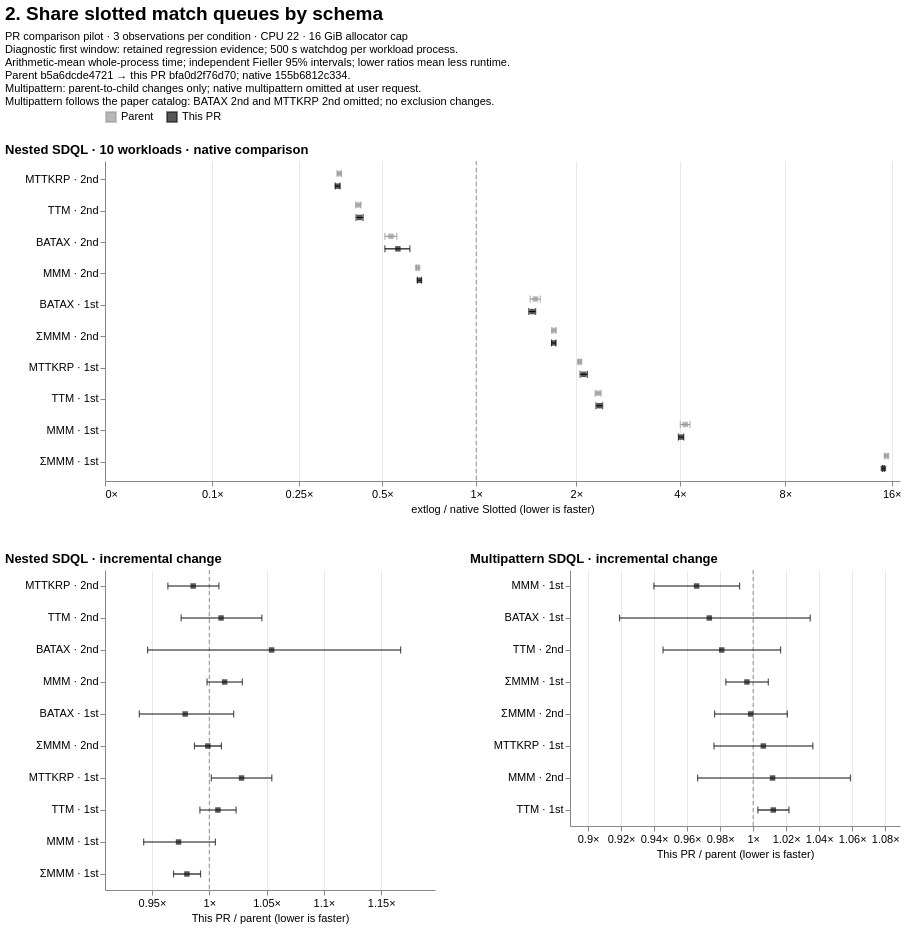

Write a Vega-Lite specification for this figure.
### Vega-Lite specification from a JSON file in a GitHub repository (floating-point values rounded to 4 significant figures)
{"$schema": "https://vega.github.io/schema/vega-lite/v6.json", "background": "white", "title": {"text": "2. Share slotted match queues by schema", "anchor": "start", "fontSize": 19, "subtitle": ["PR comparison pilot · 3 observations per condition · CPU 22 · 16 GiB allocator cap", "Diagnostic first window: retained regression evidence; 500 s watchdog per workload process.", "Arithmetic-mean whole-process time; independent Fieller 95% intervals; lower ratios mean less runtime.", "Parent b5a6dcde4721 → this PR bfa0d2f76d70; native 155b6812c334.", "Multipattern: parent-to-child changes only; native multipattern omitted at user request.", "Multipattern follows the paper catalog: BATAX 2nd and MTTKRP 2nd omitted; no exclusion changes."], "subtitleFontSize": 11, "subtitlePadding": 7}, "vconcat": [{"title": {"text": "Nested SDQL · 10 workloads · native comparison", "anchor": "start"}, "width": 795, "height": 320, "data": {"values": [{"file_path": "benchmarks/slotted/inputs/sdql/batax_1st-44rules.egg", "logical_id": "sha256:a54ad7e75e98f1e8e03f3cd6930d96e882fb9111af797b6474cdb3423f804bcf", "metric": "wall_sec", "baseline": {"point": 55.01, "ci_low": 54.81, "ci_high": 55.21}, "candidate": {"point": 83.12, "ci_low": 80.22, "ci_high": 86.01}, "ratio": 1.511, "ci_low": 1.458, "ci_high": 1.564, "issue": null, "result_class": "higher", "workload": "BATAX · 1st", "series": "Parent"}, {"file_path": "benchmarks/slotted/inputs/sdql/batax_2nd-44rules.egg", "logical_id": "sha256:672f41d86108caebad81453f4e5a294e3f6902364e2d1dc98caa4a33fd863fec", "metric": "wall_sec", "baseline": {"point": 86.28, "ci_low": 85.55, "ci_high": 87.01}, "candidate": {"point": 46.08, "ci_low": 44.0, "ci_high": 48.15}, "ratio": 0.534, "ci_low": 0.5096, "ci_high": 0.5585, "issue": null, "result_class": "lower", "workload": "BATAX · 2nd", "series": "Parent"}, {"file_path": "benchmarks/slotted/inputs/sdql/mmm_1st-44rules.egg", "logical_id": "sha256:f1a4e04893e22ebe1e75028b0458b41a6bfc4375a598bfdfdc3014f2d33524b6", "metric": "wall_sec", "baseline": {"point": 0.07658, "ci_low": 0.07565, "ci_high": 0.0775}, "candidate": {"point": 0.3172, "ci_low": 0.3078, "ci_high": 0.3265}, "ratio": 4.142, "ci_low": 4.01, "ci_high": 4.274, "issue": null, "result_class": "higher", "workload": "MMM · 1st", "series": "Parent"}, {"file_path": "benchmarks/slotted/inputs/sdql/mmm_2nd-44rules.egg", "logical_id": "sha256:7a6b9da8fd10903379abd51ebc36b350c4237ed3e855bd5d2ba9ac437dd0998a", "metric": "wall_sec", "baseline": {"point": 3.244, "ci_low": 3.225, "ci_high": 3.263}, "candidate": {"point": 2.119, "ci_low": 2.105, "ci_high": 2.134}, "ratio": 0.6533, "ci_low": 0.6473, "ci_high": 0.6593, "issue": null, "result_class": "lower", "workload": "MMM · 2nd", "series": "Parent"}, {"file_path": "benchmarks/slotted/inputs/sdql/mmm_sum_1st-44rules.egg", "logical_id": "sha256:918887cd59eed90681b1a2c9e320d8aa945df69df8712a79c7545c766943fd90", "metric": "wall_sec", "baseline": {"point": 0.0105, "ci_low": 0.01047, "ci_high": 0.01053}, "candidate": {"point": 0.1623, "ci_low": 0.1605, "ci_high": 0.164}, "ratio": 15.46, "ci_low": 15.29, "ci_high": 15.64, "issue": null, "result_class": "higher", "workload": "ΣMMM · 1st", "series": "Parent"}, {"file_path": "benchmarks/slotted/inputs/sdql/mmm_sum_2nd-44rules.egg", "logical_id": "sha256:d72a2dec36974b60f39b8b47c2801b6fb2ccc5f709e5012a20d335c26e7d3534", "metric": "wall_sec", "baseline": {"point": 0.3258, "ci_low": 0.3219, "ci_high": 0.3296}, "candidate": {"point": 0.5591, "ci_low": 0.5545, "ci_high": 0.5636}, "ratio": 1.716, "ci_low": 1.692, "ci_high": 1.741, "issue": null, "result_class": "higher", "workload": "ΣMMM · 2nd", "series": "Parent"}, {"file_path": "benchmarks/slotted/inputs/sdql/mttkrp_1st-44rules.egg", "logical_id": "sha256:78ba1df06cfada4d79a719cc6c4d87116a65da1e83802b8e83cf8cbaefc96c3f", "metric": "wall_sec", "baseline": {"point": 0.2797, "ci_low": 0.2788, "ci_high": 0.2807}, "candidate": {"point": 0.5722, "ci_low": 0.5681, "ci_high": 0.5762}, "ratio": 2.045, "ci_low": 2.03, "ci_high": 2.061, "issue": null, "result_class": "higher", "workload": "MTTKRP · 1st", "series": "Parent"}, {"file_path": "benchmarks/slotted/inputs/sdql/mttkrp_2nd-44rules.egg", "logical_id": "sha256:a2ec4397f62ca91b6d4f01038a2272fd5eaa1580958e515397abdaf7bbdd6066", "metric": "wall_sec", "baseline": {"point": 28.36, "ci_low": 28.1, "ci_high": 28.63}, "candidate": {"point": 10.05, "ci_low": 9.91, "ci_high": 10.18}, "ratio": 0.3542, "ci_low": 0.3484, "ci_high": 0.3601, "issue": null, "result_class": "lower", "workload": "MTTKRP · 2nd", "series": "Parent"}, {"file_path": "benchmarks/slotted/inputs/sdql/ttm_1st-44rules.egg", "logical_id": "sha256:cc81a3b928cf05fe2b52d6cd5bb13d7ab4fdab385216713c62bd1a705c63a0f2", "metric": "wall_sec", "baseline": {"point": 0.1766, "ci_low": 0.1734, "ci_high": 0.1798}, "candidate": {"point": 0.4093, "ci_low": 0.4059, "ci_high": 0.4127}, "ratio": 2.318, "ci_low": 2.272, "ci_high": 2.365, "issue": null, "result_class": "higher", "workload": "TTM · 1st", "series": "Parent"}, {"file_path": "benchmarks/slotted/inputs/sdql/ttm_2nd-44rules.egg", "logical_id": "sha256:dc2baf8706632e5e67d813fb05c8560a35caca32d6e4a26cdd83a8ddf36451a1", "metric": "wall_sec", "baseline": {"point": 10.19, "ci_low": 10.15, "ci_high": 10.22}, "candidate": {"point": 4.214, "ci_low": 4.127, "ci_high": 4.3}, "ratio": 0.4137, "ci_low": 0.405, "ci_high": 0.4223, "issue": null, "result_class": "lower", "workload": "TTM · 2nd", "series": "Parent"}, {"file_path": "benchmarks/slotted/inputs/sdql/batax_1st-44rules.egg", "logical_id": "sha256:a54ad7e75e98f1e8e03f3cd6930d96e882fb9111af797b6474cdb3423f804bcf", "metric": "wall_sec", "baseline": {"point": 55.01, "ci_low": 54.81, "ci_high": 55.21}, "candidate": {"point": 81.37, "ci_low": 79.46, "ci_high": 83.27}, "ratio": 1.479, "ci_low": 1.444, "ci_high": 1.514, "issue": null, "result_class": "higher", "workload": "BATAX · 1st", "series": "This PR"}, {"file_path": "benchmarks/slotted/inputs/sdql/batax_2nd-44rules.egg", "logical_id": "sha256:672f41d86108caebad81453f4e5a294e3f6902364e2d1dc98caa4a33fd863fec", "metric": "wall_sec", "baseline": {"point": 86.28, "ci_low": 85.55, "ci_high": 87.01}, "candidate": {"point": 48.58, "ci_low": 44.0, "ci_high": 53.17}, "ratio": 0.5631, "ci_low": 0.5097, "ci_high": 0.6165, "issue": null, "result_class": "lower", "workload": "BATAX · 2nd", "series": "This PR"}, {"file_path": "benchmarks/slotted/inputs/sdql/mmm_1st-44rules.egg", "logical_id": "sha256:f1a4e04893e22ebe1e75028b0458b41a6bfc4375a598bfdfdc3014f2d33524b6", "metric": "wall_sec", "baseline": {"point": 0.07658, "ci_low": 0.07565, "ci_high": 0.0775}, "candidate": {"point": 0.3086, "ci_low": 0.3047, "ci_high": 0.3126}, "ratio": 4.03, "ci_low": 3.96, "ci_high": 4.102, "issue": null, "result_class": "higher", "workload": "MMM · 1st", "series": "This PR"}, {"file_path": "benchmarks/slotted/inputs/sdql/mmm_2nd-44rules.egg", "logical_id": "sha256:7a6b9da8fd10903379abd51ebc36b350c4237ed3e855bd5d2ba9ac437dd0998a", "metric": "wall_sec", "baseline": {"point": 3.244, "ci_low": 3.225, "ci_high": 3.263}, "candidate": {"point": 2.148, "ci_low": 2.119, "ci_high": 2.177}, "ratio": 0.662, "ci_low": 0.6523, "ci_high": 0.6718, "issue": null, "result_class": "lower", "workload": "MMM · 2nd", "series": "This PR"}, {"file_path": "benchmarks/slotted/inputs/sdql/mmm_sum_1st-44rules.egg", "logical_id": "sha256:918887cd59eed90681b1a2c9e320d8aa945df69df8712a79c7545c766943fd90", "metric": "wall_sec", "baseline": {"point": 0.0105, "ci_low": 0.01047, "ci_high": 0.01053}, "candidate": {"point": 0.1591, "ci_low": 0.1583, "ci_high": 0.16}, "ratio": 15.16, "ci_low": 15.07, "ci_high": 15.25, "issue": null, "result_class": "higher", "workload": "ΣMMM · 1st", "series": "This PR"}, {"file_path": "benchmarks/slotted/inputs/sdql/mmm_sum_2nd-44rules.egg", "logical_id": "sha256:d72a2dec36974b60f39b8b47c2801b6fb2ccc5f709e5012a20d335c26e7d3534", "metric": "wall_sec", "baseline": {"point": 0.3258, "ci_low": 0.3219, "ci_high": 0.3296}, "candidate": {"point": 0.5584, "ci_low": 0.5536, "ci_high": 0.5631}, "ratio": 1.714, "ci_low": 1.689, "ci_high": 1.739, "issue": null, "result_class": "higher", "workload": "ΣMMM · 2nd", "series": "This PR"}, {"file_path": "benchmarks/slotted/inputs/sdql/mttkrp_1st-44rules.egg", "logical_id": "sha256:78ba1df06cfada4d79a719cc6c4d87116a65da1e83802b8e83cf8cbaefc96c3f", "metric": "wall_sec", "baseline": {"point": 0.2797, "ci_low": 0.2788, "ci_high": 0.2807}, "candidate": {"point": 0.5882, "ci_low": 0.5737, "ci_high": 0.6028}, "ratio": 2.103, "ci_low": 2.051, "ci_high": 2.155, "issue": null, "result_class": "higher", "workload": "MTTKRP · 1st", "series": "This PR"}, {"file_path": "benchmarks/slotted/inputs/sdql/mttkrp_2nd-44rules.egg", "logical_id": "sha256:a2ec4397f62ca91b6d4f01038a2272fd5eaa1580958e515397abdaf7bbdd6066", "metric": "wall_sec", "baseline": {"point": 28.36, "ci_low": 28.1, "ci_high": 28.63}, "candidate": {"point": 9.906, "ci_low": 9.728, "ci_high": 10.08}, "ratio": 0.3492, "ci_low": 0.3422, "ci_high": 0.3563, "issue": null, "result_class": "lower", "workload": "MTTKRP · 2nd", "series": "This PR"}, {"file_path": "benchmarks/slotted/inputs/sdql/ttm_1st-44rules.egg", "logical_id": "sha256:cc81a3b928cf05fe2b52d6cd5bb13d7ab4fdab385216713c62bd1a705c63a0f2", "metric": "wall_sec", "baseline": {"point": 0.1766, "ci_low": 0.1734, "ci_high": 0.1798}, "candidate": {"point": 0.4124, "ci_low": 0.4069, "ci_high": 0.4179}, "ratio": 2.335, "ci_low": 2.283, "ci_high": 2.389, "issue": null, "result_class": "higher", "workload": "TTM · 1st", "series": "This PR"}, {"file_path": "benchmarks/slotted/inputs/sdql/ttm_2nd-44rules.egg", "logical_id": "sha256:dc2baf8706632e5e67d813fb05c8560a35caca32d6e4a26cdd83a8ddf36451a1", "metric": "wall_sec", "baseline": {"point": 10.19, "ci_low": 10.15, "ci_high": 10.22}, "candidate": {"point": 4.257, "ci_low": 4.137, "ci_high": 4.377}, "ratio": 0.4179, "ci_low": 0.406, "ci_high": 0.4298, "issue": null, "result_class": "lower", "workload": "TTM · 2nd", "series": "This PR"}]}, "encoding": {"x": {"type": "quantitative", "scale": {"type": "symlog", "constant": 0.1, "domain": [0, 16.89], "nice": false}, "axis": {"title": "extlog / native Slotted (lower is faster)", "labelExpr": "format(datum.value,',~f') + '×'", "values": [-64, -16, -4, -1, 0, 0.1, 0.25, 0.5, 1, 2, 4, 8, 16, 32, 64, 128, 256], "labelOverlap": "greedy", "grid": true}}, "y": {"field": "workload", "type": "nominal", "sort": ["MTTKRP · 2nd", "TTM · 2nd", "BATAX · 2nd", "MMM · 2nd", "BATAX · 1st", "ΣMMM · 2nd", "MTTKRP · 1st", "TTM · 1st", "MMM · 1st", "ΣMMM · 1st"], "title": null, "axis": {"labelLimit": 130, "minExtent": 100}}, "yOffset": {"field": "series", "sort": ["Parent", "This PR"], "scale": {"domain": ["Parent", "This PR"]}}, "color": {"field": "series", "type": "nominal", "title": null, "scale": {"domain": ["Parent", "This PR"], "range": ["#999999", "#111111"]}, "legend": {"orient": "top", "symbolType": "square"}}}, "layer": [{"mark": {"type": "rule", "color": "#89919b", "strokeDash": [4, 3]}, "encoding": {"x": {"datum": 1}, "y": {"value": 0}, "y2": {"value": 320}, "yOffset": {"value": 0}, "color": {"value": "#89919b"}}, "transform": [{"aggregate": [{"op": "count", "as": "n"}]}]}, {"mark": {"type": "rule", "strokeWidth": 1.2}, "encoding": {"x": {"field": "ci_low"}, "x2": {"field": "ci_high"}}, "transform": [{"filter": "isValid(datum.ci_low) && isValid(datum.ci_high)"}]}, {"mark": {"type": "tick", "orient": "vertical", "size": 7, "thickness": 1.2}, "encoding": {"x": {"field": "ci_low"}}, "transform": [{"filter": "isValid(datum.ci_low)"}]}, {"mark": {"type": "tick", "orient": "vertical", "size": 7, "thickness": 1.2}, "encoding": {"x": {"field": "ci_high"}}, "transform": [{"filter": "isValid(datum.ci_high)"}]}, {"mark": {"type": "point", "filled": true, "shape": "square", "size": 30}, "encoding": {"x": {"field": "ratio"}, "tooltip": [{"field": "workload"}, {"field": "series"}, {"field": "ratio"}, {"field": "ci_low"}, {"field": "ci_high"}, {"field": "issue"}]}}, {"mark": {"type": "text", "align": "left", "dx": 7, "fontSize": 9}, "encoding": {"x": {"field": "ratio"}, "text": {"field": "issue"}}, "transform": [{"filter": "isValid(datum.issue) && datum.issue !== ''"}]}]}, {"hconcat": [{"title": {"text": "Nested SDQL · incremental change", "anchor": "start"}, "width": 330, "height": 320, "data": {"values": [{"file_path": "benchmarks/slotted/inputs/sdql/batax_1st-44rules.egg", "logical_id": "sha256:a54ad7e75e98f1e8e03f3cd6930d96e882fb9111af797b6474cdb3423f804bcf", "metric": "wall_sec", "baseline": {"point": 83.12, "ci_low": 80.22, "ci_high": 86.01}, "candidate": {"point": 81.37, "ci_low": 79.46, "ci_high": 83.27}, "ratio": 0.9789, "ci_low": 0.939, "ci_high": 1.021, "issue": null, "result_class": "unclear", "workload": "BATAX · 1st", "series": "This PR / parent"}, {"file_path": "benchmarks/slotted/inputs/sdql/batax_2nd-44rules.egg", "logical_id": "sha256:672f41d86108caebad81453f4e5a294e3f6902364e2d1dc98caa4a33fd863fec", "metric": "wall_sec", "baseline": {"point": 46.08, "ci_low": 44.0, "ci_high": 48.15}, "candidate": {"point": 48.58, "ci_low": 44.0, "ci_high": 53.17}, "ratio": 1.054, "ci_low": 0.9461, "ci_high": 1.167, "issue": null, "result_class": "unclear", "workload": "BATAX · 2nd", "series": "This PR / parent"}, {"file_path": "benchmarks/slotted/inputs/sdql/mmm_1st-44rules.egg", "logical_id": "sha256:f1a4e04893e22ebe1e75028b0458b41a6bfc4375a598bfdfdc3014f2d33524b6", "metric": "wall_sec", "baseline": {"point": 0.3172, "ci_low": 0.3078, "ci_high": 0.3265}, "candidate": {"point": 0.3086, "ci_low": 0.3047, "ci_high": 0.3126}, "ratio": 0.9732, "ci_low": 0.9427, "ci_high": 1.005, "issue": null, "result_class": "unclear", "workload": "MMM · 1st", "series": "This PR / parent"}, {"file_path": "benchmarks/slotted/inputs/sdql/mmm_2nd-44rules.egg", "logical_id": "sha256:7a6b9da8fd10903379abd51ebc36b350c4237ed3e855bd5d2ba9ac437dd0998a", "metric": "wall_sec", "baseline": {"point": 2.119, "ci_low": 2.105, "ci_high": 2.134}, "candidate": {"point": 2.148, "ci_low": 2.119, "ci_high": 2.177}, "ratio": 1.013, "ci_low": 0.998, "ci_high": 1.029, "issue": null, "result_class": "unclear", "workload": "MMM · 2nd", "series": "This PR / parent"}, {"file_path": "benchmarks/slotted/inputs/sdql/mmm_sum_1st-44rules.egg", "logical_id": "sha256:918887cd59eed90681b1a2c9e320d8aa945df69df8712a79c7545c766943fd90", "metric": "wall_sec", "baseline": {"point": 0.1623, "ci_low": 0.1605, "ci_high": 0.164}, "candidate": {"point": 0.1591, "ci_low": 0.1583, "ci_high": 0.16}, "ratio": 0.9805, "ci_low": 0.9688, "ci_high": 0.9924, "issue": null, "result_class": "lower", "workload": "ΣMMM · 1st", "series": "This PR / parent"}, {"file_path": "benchmarks/slotted/inputs/sdql/mmm_sum_2nd-44rules.egg", "logical_id": "sha256:d72a2dec36974b60f39b8b47c2801b6fb2ccc5f709e5012a20d335c26e7d3534", "metric": "wall_sec", "baseline": {"point": 0.5591, "ci_low": 0.5545, "ci_high": 0.5636}, "candidate": {"point": 0.5584, "ci_low": 0.5536, "ci_high": 0.5631}, "ratio": 0.9987, "ci_low": 0.987, "ci_high": 1.011, "issue": null, "result_class": "unclear", "workload": "ΣMMM · 2nd", "series": "This PR / parent"}, {"file_path": "benchmarks/slotted/inputs/sdql/mttkrp_1st-44rules.egg", "logical_id": "sha256:78ba1df06cfada4d79a719cc6c4d87116a65da1e83802b8e83cf8cbaefc96c3f", "metric": "wall_sec", "baseline": {"point": 0.5722, "ci_low": 0.5681, "ci_high": 0.5762}, "candidate": {"point": 0.5882, "ci_low": 0.5737, "ci_high": 0.6028}, "ratio": 1.028, "ci_low": 1.002, "ci_high": 1.055, "issue": null, "result_class": "higher", "workload": "MTTKRP · 1st", "series": "This PR / parent"}, {"file_path": "benchmarks/slotted/inputs/sdql/mttkrp_2nd-44rules.egg", "logical_id": "sha256:a2ec4397f62ca91b6d4f01038a2272fd5eaa1580958e515397abdaf7bbdd6066", "metric": "wall_sec", "baseline": {"point": 10.05, "ci_low": 9.91, "ci_high": 10.18}, "candidate": {"point": 9.906, "ci_low": 9.728, "ci_high": 10.08}, "ratio": 0.9859, "ci_low": 0.9638, "ci_high": 1.008, "issue": null, "result_class": "unclear", "workload": "MTTKRP · 2nd", "series": "This PR / parent"}, {"file_path": "benchmarks/slotted/inputs/sdql/ttm_1st-44rules.egg", "logical_id": "sha256:cc81a3b928cf05fe2b52d6cd5bb13d7ab4fdab385216713c62bd1a705c63a0f2", "metric": "wall_sec", "baseline": {"point": 0.4093, "ci_low": 0.4059, "ci_high": 0.4127}, "candidate": {"point": 0.4124, "ci_low": 0.4069, "ci_high": 0.4179}, "ratio": 1.008, "ci_low": 0.9918, "ci_high": 1.023, "issue": null, "result_class": "unclear", "workload": "TTM · 1st", "series": "This PR / parent"}, {"file_path": "benchmarks/slotted/inputs/sdql/ttm_2nd-44rules.egg", "logical_id": "sha256:dc2baf8706632e5e67d813fb05c8560a35caca32d6e4a26cdd83a8ddf36451a1", "metric": "wall_sec", "baseline": {"point": 4.214, "ci_low": 4.127, "ci_high": 4.3}, "candidate": {"point": 4.257, "ci_low": 4.137, "ci_high": 4.377}, "ratio": 1.01, "ci_low": 0.9754, "ci_high": 1.046, "issue": null, "result_class": "unclear", "workload": "TTM · 2nd", "series": "This PR / parent"}]}, "encoding": {"x": {"type": "quantitative", "scale": {"type": "linear", "domain": [0.909, 1.197], "nice": false}, "axis": {"title": "This PR / parent (lower is faster)", "labelExpr": "format(datum.value,',~f') + '×'", "labelOverlap": "greedy", "grid": true, "tickCount": 7}}, "y": {"field": "workload", "type": "nominal", "sort": ["MTTKRP · 2nd", "TTM · 2nd", "BATAX · 2nd", "MMM · 2nd", "BATAX · 1st", "ΣMMM · 2nd", "MTTKRP · 1st", "TTM · 1st", "MMM · 1st", "ΣMMM · 1st"], "title": null, "axis": {"labelLimit": 130, "minExtent": 100}}, "color": {"value": "#111111"}}, "layer": [{"mark": {"type": "rule", "color": "#89919b", "strokeDash": [4, 3]}, "encoding": {"x": {"datum": 1}, "y": {"value": 0}, "y2": {"value": 320}, "yOffset": {"value": 0}, "color": {"value": "#89919b"}}, "transform": [{"aggregate": [{"op": "count", "as": "n"}]}]}, {"mark": {"type": "rule", "strokeWidth": 1.2}, "encoding": {"x": {"field": "ci_low"}, "x2": {"field": "ci_high"}}, "transform": [{"filter": "isValid(datum.ci_low) && isValid(datum.ci_high)"}]}, {"mark": {"type": "tick", "orient": "vertical", "size": 7, "thickness": 1.2}, "encoding": {"x": {"field": "ci_low"}}, "transform": [{"filter": "isValid(datum.ci_low)"}]}, {"mark": {"type": "tick", "orient": "vertical", "size": 7, "thickness": 1.2}, "encoding": {"x": {"field": "ci_high"}}, "transform": [{"filter": "isValid(datum.ci_high)"}]}, {"mark": {"type": "point", "filled": true, "shape": "square", "size": 30}, "encoding": {"x": {"field": "ratio"}, "tooltip": [{"field": "workload"}, {"field": "series"}, {"field": "ratio"}, {"field": "ci_low"}, {"field": "ci_high"}, {"field": "issue"}]}}, {"mark": {"type": "text", "align": "left", "dx": 7, "fontSize": 9}, "encoding": {"x": {"field": "ratio"}, "text": {"field": "issue"}}, "transform": [{"filter": "isValid(datum.issue) && datum.issue !== ''"}]}]}, {"title": {"text": "Multipattern SDQL · incremental change", "anchor": "start"}, "width": 330, "height": 256, "data": {"values": [{"file_path": "benchmarks/slotted/inputs/sdql/batax_1st-44rules.egg", "logical_id": "sha256:a54ad7e75e98f1e8e03f3cd6930d96e882fb9111af797b6474cdb3423f804bcf", "metric": "wall_sec", "baseline": {"point": 78.95, "ci_low": 74.31, "ci_high": 83.59}, "candidate": {"point": 76.86, "ci_low": 76.35, "ci_high": 77.36}, "ratio": 0.9734, "ci_low": 0.9191, "ci_high": 1.035, "issue": null, "result_class": "unclear", "workload": "BATAX · 1st", "series": "This PR / parent"}, {"file_path": "benchmarks/slotted/inputs/sdql/mmm_1st-44rules.egg", "logical_id": "sha256:f1a4e04893e22ebe1e75028b0458b41a6bfc4375a598bfdfdc3014f2d33524b6", "metric": "wall_sec", "baseline": {"point": 0.4033, "ci_low": 0.3995, "ci_high": 0.4072}, "candidate": {"point": 0.3895, "ci_low": 0.3797, "ci_high": 0.3993}, "ratio": 0.9657, "ci_low": 0.9399, "ci_high": 0.9918, "issue": null, "result_class": "lower", "workload": "MMM · 1st", "series": "This PR / parent"}, {"file_path": "benchmarks/slotted/inputs/sdql/mmm_2nd-44rules.egg", "logical_id": "sha256:7a6b9da8fd10903379abd51ebc36b350c4237ed3e855bd5d2ba9ac437dd0998a", "metric": "wall_sec", "baseline": {"point": 5.42, "ci_low": 5.259, "ci_high": 5.582}, "candidate": {"point": 5.484, "ci_low": 5.294, "ci_high": 5.674}, "ratio": 1.012, "ci_low": 0.9663, "ci_high": 1.059, "issue": null, "result_class": "unclear", "workload": "MMM · 2nd", "series": "This PR / parent"}, {"file_path": "benchmarks/slotted/inputs/sdql/mmm_sum_1st-44rules.egg", "logical_id": "sha256:918887cd59eed90681b1a2c9e320d8aa945df69df8712a79c7545c766943fd90", "metric": "wall_sec", "baseline": {"point": 0.1719, "ci_low": 0.1702, "ci_high": 0.1736}, "candidate": {"point": 0.1713, "ci_low": 0.1698, "ci_high": 0.1727}, "ratio": 0.9962, "ci_low": 0.9835, "ci_high": 1.009, "issue": null, "result_class": "unclear", "workload": "ΣMMM · 1st", "series": "This PR / parent"}, {"file_path": "benchmarks/slotted/inputs/sdql/mmm_sum_2nd-44rules.egg", "logical_id": "sha256:d72a2dec36974b60f39b8b47c2801b6fb2ccc5f709e5012a20d335c26e7d3534", "metric": "wall_sec", "baseline": {"point": 0.817, "ci_low": 0.8059, "ci_high": 0.8282}, "candidate": {"point": 0.8158, "ci_low": 0.8016, "ci_high": 0.8299}, "ratio": 0.9985, "ci_low": 0.9766, "ci_high": 1.021, "issue": null, "result_class": "unclear", "workload": "ΣMMM · 2nd", "series": "This PR / parent"}, {"file_path": "benchmarks/slotted/inputs/sdql/mttkrp_1st-44rules.egg", "logical_id": "sha256:78ba1df06cfada4d79a719cc6c4d87116a65da1e83802b8e83cf8cbaefc96c3f", "metric": "wall_sec", "baseline": {"point": 1.001, "ci_low": 0.9936, "ci_high": 1.009}, "candidate": {"point": 1.007, "ci_low": 0.9785, "ci_high": 1.036}, "ratio": 1.006, "ci_low": 0.9763, "ci_high": 1.036, "issue": null, "result_class": "unclear", "workload": "MTTKRP · 1st", "series": "This PR / parent"}, {"file_path": "benchmarks/slotted/inputs/sdql/ttm_1st-44rules.egg", "logical_id": "sha256:cc81a3b928cf05fe2b52d6cd5bb13d7ab4fdab385216713c62bd1a705c63a0f2", "metric": "wall_sec", "baseline": {"point": 0.5247, "ci_low": 0.5208, "ci_high": 0.5287}, "candidate": {"point": 0.5311, "ci_low": 0.5283, "ci_high": 0.534}, "ratio": 1.012, "ci_low": 1.003, "ci_high": 1.022, "issue": null, "result_class": "higher", "workload": "TTM · 1st", "series": "This PR / parent"}, {"file_path": "benchmarks/slotted/inputs/sdql/ttm_2nd-44rules.egg", "logical_id": "sha256:dc2baf8706632e5e67d813fb05c8560a35caca32d6e4a26cdd83a8ddf36451a1", "metric": "wall_sec", "baseline": {"point": 10.18, "ci_low": 10.1, "ci_high": 10.25}, "candidate": {"point": 9.982, "ci_low": 9.628, "ci_high": 10.34}, "ratio": 0.981, "ci_low": 0.9454, "ci_high": 1.017, "issue": null, "result_class": "unclear", "workload": "TTM · 2nd", "series": "This PR / parent"}]}, "encoding": {"x": {"type": "quantitative", "scale": {"type": "linear", "domain": [0.8891, 1.089], "nice": false}, "axis": {"title": "This PR / parent (lower is faster)", "labelExpr": "format(datum.value,',~f') + '×'", "labelOverlap": "greedy", "grid": true, "tickCount": 7}}, "y": {"field": "workload", "type": "nominal", "sort": ["MMM · 1st", "BATAX · 1st", "TTM · 2nd", "ΣMMM · 1st", "ΣMMM · 2nd", "MTTKRP · 1st", "MMM · 2nd", "TTM · 1st"], "title": null, "axis": {"labelLimit": 130, "minExtent": 100}}, "color": {"value": "#111111"}}, "layer": [{"mark": {"type": "rule", "color": "#89919b", "strokeDash": [4, 3]}, "encoding": {"x": {"datum": 1}, "y": {"value": 0}, "y2": {"value": 256}, "yOffset": {"value": 0}, "color": {"value": "#89919b"}}, "transform": [{"aggregate": [{"op": "count", "as": "n"}]}]}, {"mark": {"type": "rule", "strokeWidth": 1.2}, "encoding": {"x": {"field": "ci_low"}, "x2": {"field": "ci_high"}}, "transform": [{"filter": "isValid(datum.ci_low) && isValid(datum.ci_high)"}]}, {"mark": {"type": "tick", "orient": "vertical", "size": 7, "thickness": 1.2}, "encoding": {"x": {"field": "ci_low"}}, "transform": [{"filter": "isValid(datum.ci_low)"}]}, {"mark": {"type": "tick", "orient": "vertical", "size": 7, "thickness": 1.2}, "encoding": {"x": {"field": "ci_high"}}, "transform": [{"filter": "isValid(datum.ci_high)"}]}, {"mark": {"type": "point", "filled": true, "shape": "square", "size": 30}, "encoding": {"x": {"field": "ratio"}, "tooltip": [{"field": "workload"}, {"field": "series"}, {"field": "ratio"}, {"field": "ci_low"}, {"field": "ci_high"}, {"field": "issue"}]}}, {"mark": {"type": "text", "align": "left", "dx": 7, "fontSize": 9}, "encoding": {"x": {"field": "ratio"}, "text": {"field": "issue"}}, "transform": [{"filter": "isValid(datum.issue) && datum.issue !== ''"}]}]}], "spacing": 35}], "spacing": 38, "resolve": {"scale": {"color": "shared"}}, "config": {"font": "Arial", "view": {"stroke": null}, "axis": {"labelFontSize": 11, "titleFontSize": 11, "titleFontWeight": "normal", "gridColor": "#e6e8eb"}, "title": {"fontSize": 13}, "legend": {"labelFontSize": 11}}}
